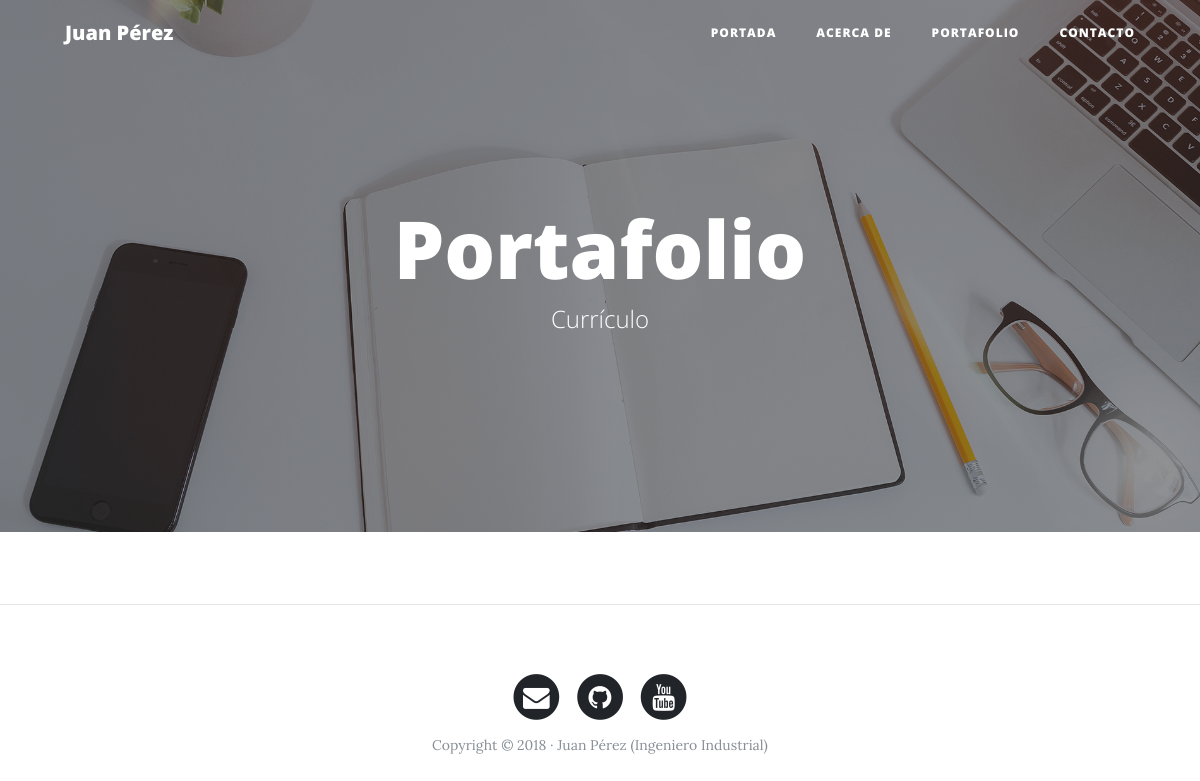
/portfolio/, run on an earlier commit of the app's database.
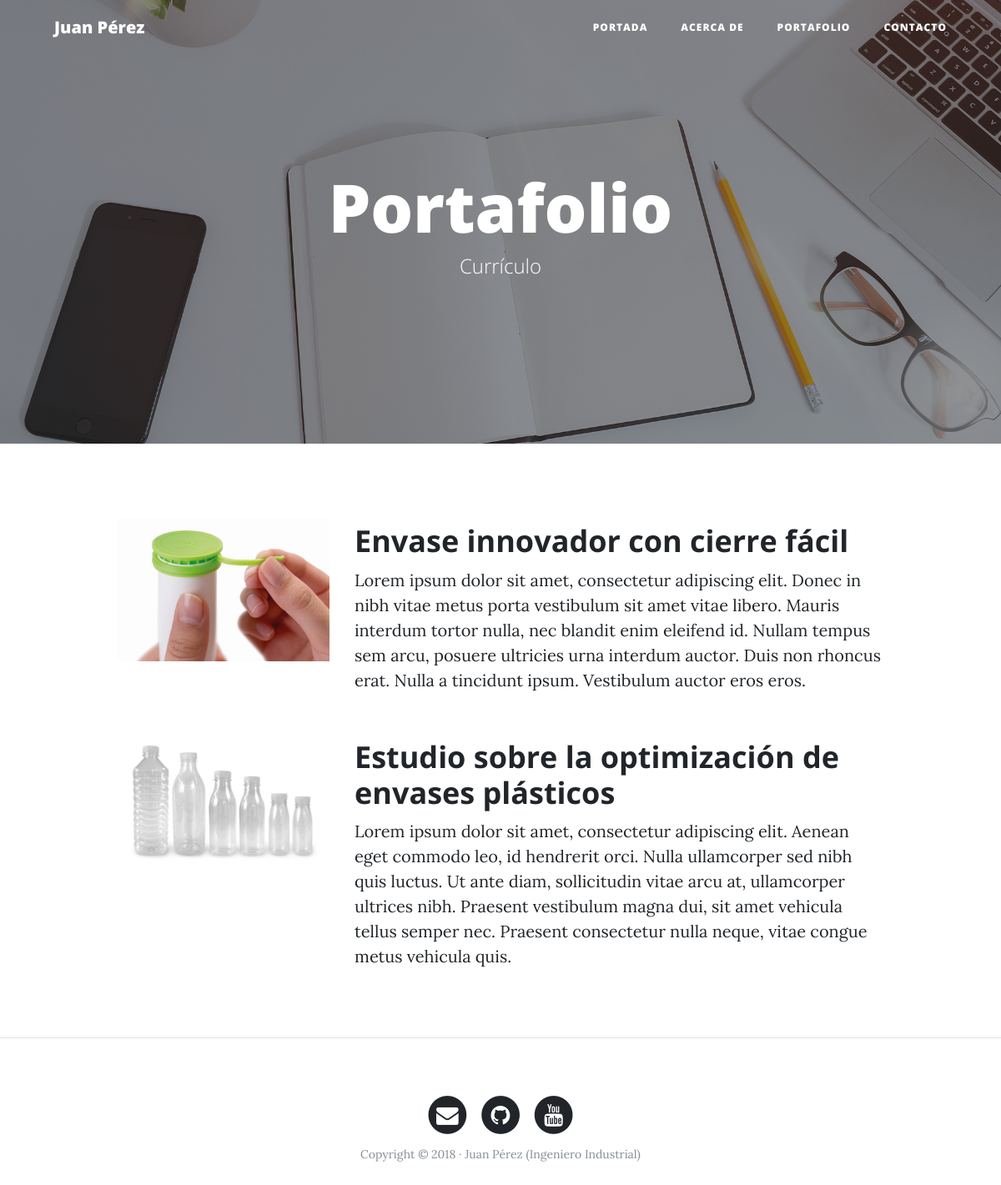
And on a later commit of the database.
### portfolio/models.py (models this page shows, shortened)
class Project(models.Model):
    title = models.CharField(max_length=200, verbose_name="Título")
    description = models.TextField(verbose_name="Descripción")
    image = models.ImageField(verbose_name="Imagen", upload_to="projects")
    link = models.URLField(verbose_name="Dirección Web", null=True, blank=True)
    created = models.DateTimeField(auto_now_add=True, verbose_name="Fecha de creación")
    updated = models.DateTimeField(auto_now=True, verbose_name="Fecha de edición")
    class Meta:
        verbose_name = "proyecto"
        verbose_name_plural = "proyectos"
        ordering = ["-created"]

### portfolio/views.py (the view)
# urls.py: path('portfolio/', portfolio_views.portfolio, name="portfolio"),
def portfolio(request):
    projects = Project.objects.all()
    return render(request, "portfolio/portfolio.html", {'projects':projects})

### portfolio/templates/portfolio/portfolio.html (shortened to what this page needs)
{% extends 'core/base.html' %}
{% block background %}{% load static %}{% static 'core/img/portfolio-bg.jpg' %}{% endblock %}
{% block headers %}
<h1>Portafolio</h1>
<span class="subheading">Currículo</span>
{% endblock %}
{% block content %}
    {% for project in projects %}
        <div class="row project">
            <div class="col-lg-3 col-md-4 offset-lg-1">
                    <img class="img-fluid" src="{{project.image.url}}" alt="">
            </div>
            <div class="col-lg-7 col-md-8">
                <h2 class="section-heading title">{{project.title}}</h2>
                <p>{{project.description}}</p>
            </div>
        </div>
    {% endfor %}
{% endblock %}

### core/templates/core/base.html (shortened to what this page needs)
<!DOCTYPE html>
<html lang="es">
  <head>
    {% load static %}
    <link href="{% static 'core/vendor/bootstrap/css/bootstrap.min.css' %}" rel="stylesheet">
    <link href="{% static 'core/vendor/font-awesome/css/font-awesome.min.css' %}" rel="stylesheet" type="text/css">
    <link href="{% static 'core/css/clean-blog.min.css' %}" rel="stylesheet">
  </head>
  <body>
    <nav class="navbar navbar-expand-lg navbar-light fixed-top" id="mainNav">
      <div class="container">
        <a class="navbar-brand" href="index.html">Juan Pérez</a>
        <div class="collapse navbar-collapse" id="navbarResponsive">
          <ul class="navbar-nav ml-auto">
            <li class="nav-item">
              <a class="nav-link" href="{% url 'home' %}">Portada</a>
            </li>
            <li class="nav-item">
              <a class="nav-link" href="{% url 'about' %}">Acerca de</a>
            </li>
            <li class="nav-item">
              <a class="nav-link" href="{% url 'portfolio' %}">Portafolio</a>
            </li>
            <li class="nav-item">
              <a class="nav-link" href="{% url 'contact' %}">Contacto</a>
            </li>
          </ul>
        </div>
      </div>
    </nav>
    <header class="masthead" style="background-image: url('{% block background %}{% endblock %}')">
      <div class="overlay"></div>
      <div class="container">
        <div class="row">
          <div class="col-lg-8 col-md-10 mx-auto">
            <div class="site-heading">
                {% block headers %}{% endblock %}
            </div>
          </div>
        </div>
      </div>
    </header>
    <div class="container">
        {% block content %}{% endblock %}
    </div>
    {% if request.path != '/' %}<hr>{% endif %}
    <footer>
      <div class="container">
        <div class="row">
          <div class="col-lg-8 col-md-10 mx-auto">
            <ul class="list-inline text-center">
              <li class="list-inline-item">
                <a href="#">
                  <span class="fa-stack fa-lg">
                    <i class="fa fa-circle fa-stack-2x"></i>
                    <i class="fa fa-envelope fa-stack-1x fa-inverse"></i>
                  </span>
                </a>
              </li>
              <li class="list-inline-item">
                <a href="#">
                  <span class="fa-stack fa-lg">
                    <i class="fa fa-circle fa-stack-2x"></i>
                    <i class="fa fa-github fa-stack-1x fa-inverse"></i>
                  </span>
                </a>
              </li>
              <li class="list-inline-item">
                <a href="#">
                  <span class="fa-stack fa-lg">
                    <i class="fa fa-circle fa-stack-2x"></i>
                    <i class="fa fa-youtube fa-stack-1x fa-inverse"></i>
                  </span>
                </a>
              </li>
            </ul>
            <p class="copyright text-muted">Copyright &copy; 2018 · Juan Pérez (Ingeniero Industrial) </p>
          </div>
        </div>
      </div>
    </footer>
  </body>
</html>

What changed in the data, as far as the page shows it:
added Project: image (picture), title "Envase innovador con cierre fácil", description "Lorem ipsum dolor sit amet, consectetur adipiscing elit. Donec in nibh vitae metus porta vestibulum sit amet vitae libero. Mauris interdum tortor nulla, nec blandit enim eleifend id. Nullam tempus sem arcu, posuere ultricies urna interdum auctor. Duis non rhoncus erat. Nulla a tincidunt ipsum. Vestibulum auctor eros eros."
added Project: image (picture), title "Estudio sobre la optimización de envases plásticos", description "Lorem ipsum dolor sit amet, consectetur adipiscing elit. Aenean eget commodo leo, id hendrerit orci. Nulla ullamcorper sed nibh quis luctus. Ut ante diam, sollicitudin vitae arcu at, ullamcorper ultrices nibh. Praesent vestibulum magna dui, sit amet vehicula tellus semper nec. Praesent consectetur nulla neque, vitae congue metus vehicula quis."
